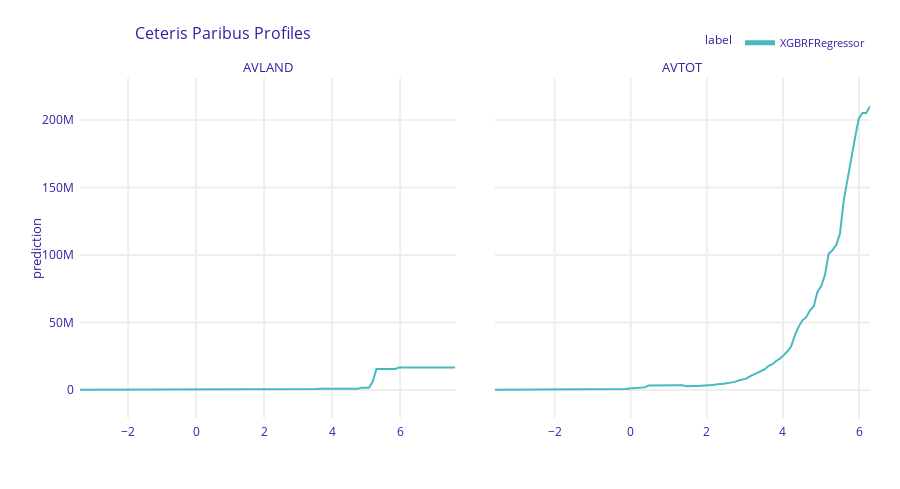

Notebook cell for this chart:
### Code cell
cp = dalex.predict_explanations.CeterisParibus()
cp.fit(explainer, X_test.loc[69], np.array(y_test[69]))
cp.plot(variables=['AVLAND', 'AVTOT'])
